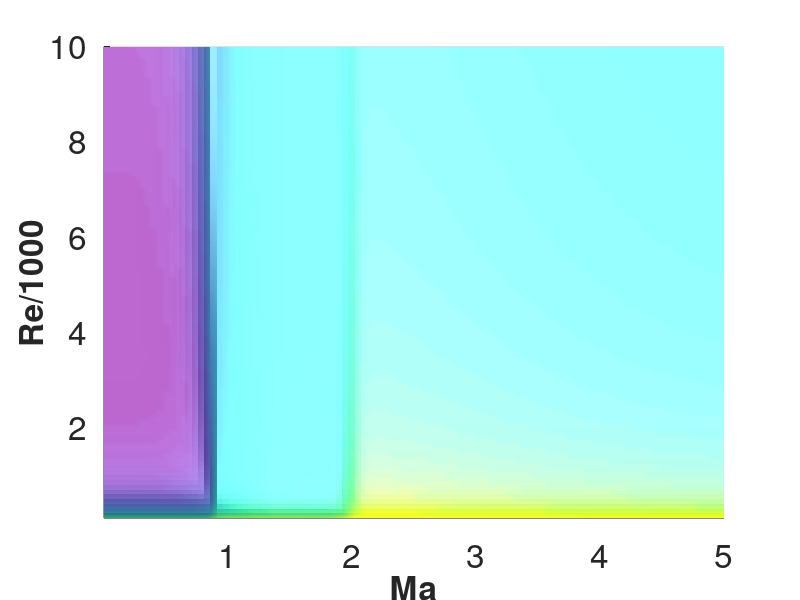

This figure's MATLAB source:
clear all; close all ; clc;

test_pts = 100;

func = 6;

if func == 1% Smooth harmonic function
    range = [0 1;0 1];
    f = @(y,x) sin(2*pi.*x).*cos(4*pi.*y)+2;
elseif func == 2% Shifted smooth harmonic function
    range = [0 1;0 1];
    f = @(y,x) sin(2*pi.*x+0.25).*cos(4*pi.*y+0.5)+2;
elseif func == 3% C1 function
    range = [0 1;0 1];
    f = @(x,y) abs(16*sqrt(0.4)/log(abs((sqrt(0.3)+sqrt(0.4))/...
        (sqrt(0.3)-sqrt(0.4))))/(2*sqrt(0.4))*log(abs((sqrt(x.^2+y.^2)...
        +sqrt(0.4))./(sqrt(x.^2+y.^2)-sqrt(0.4))))).^(sqrt(x.^2+y.^2)...
        <=sqrt(0.3))+abs(16*sqrt(0.2)/log(abs((sqrt(0.3)-sqrt(0.2))...
        /(sqrt(0.3)+sqrt(0.2))))/(2*sqrt(0.2))*log(abs((sqrt(x.^2+y.^2)...
        -sqrt(0.2))./(sqrt(x.^2+y.^2)+sqrt(0.2))))).^(sqrt(x.^2+y.^2)...
        >sqrt(0.3))-1;
elseif func == 4 % Leaving this open for the heaviside function
    func = 5;
    range = [100 10000; 0.1 3];
    f = @(rep,map) (24.0./rep+0.38+4.0./sqrt(rep))*(1.0+exp(-0.43./...
        (map.^4.67)));
elseif func == 5% Boiko's model
    range = [100 10000;0.1 3];
    f = @(rep,map) (24.0./rep+0.38+4.0./sqrt(rep))*(1.0+exp(-0.43./...
        (map.^4.67)));
elseif func == 6% Loth's model
    range = [100 10000; 0 5];
    kn = 10;
    Cm = @(Ma) (5/3+2/3*tanh(3*log(Ma+0.1)))*(Ma<=1.45) + ...
        (2.044+0.2*exp(-1.8*(log(Ma/2))^2))*(Ma>1.45);
    Gm = @(Ma) (1-1.525*Ma^4)*(Ma<0.89) + ...
        (0.0002+0.0008*tanh(12.77*(Ma-2.02)))*(Ma>=0.89);
    Hm = @(Ma) 1-0.258*Cm(Ma)/(1+514*Gm(Ma));
    fk = @(kn) (1+kn*(2.514+0.8*exp(-0.55/kn)))^-1;
    Ck = @(Re) 24/Re*(1+0.15*Re^0.687)*fk(kn);
    Cf = @(Re) (0.5+0.0169*sqrt(Re))^-1;
    f = @(Re,Ma) (24/Re*(1+0.15*Re^(0.687))*Hm(Ma) + ...
        0.42*Cm(Ma)/(1+42500*Gm(Ma)/(Re^1.16)))*(Re>45) +...
        (Ck(Re)/(1+Ma^4)+(Ma^4*Cf(Re))/(1+Ma^4))*(Re<=45);
elseif func == 7% Tong's model
    range = [100 500; 0.001 0.6];
    kn  = 10; Ma = 1;
    Cm  = @(Ma) (5/3+2/3*tanh(3*log(Ma+0.1)))*(Ma<=1.45) + ...
        (2.044+0.2*exp(-1.8*(log(Ma/2))^2))*(Ma>1.45);
    Gm  = @(Ma) (1-1.525*Ma^4)*(Ma<0.89) + ...
        (0.0002+0.0008*tanh(12.77*(Ma-2.02)))*(Ma>=0.89);
    Hm  = @(Ma) 1-0.258*Cm(Ma)/(1+514*Gm(Ma));
    fk  = @(kn) (1+kn*(2.514+0.8*exp(-0.55/kn)))^-1;
    Ck  = @(Re) 24/Re*(1+0.15*Re^0.687)*fk(kn);
    Cf  = @(Re) (0.5+0.0169*sqrt(Re))^-1;
    Cda = @(Re,Ma) (24/Re*(1+0.15*Re^(0.687))*Hm(Ma) + ...
        0.42*Cm(Ma)/(1+42500*Gm(Ma)/(Re^1.16)))*(Re>45) +...
        (Ck(Re)/(1+Ma^4)+(Ma^4*Cf(Re))/(1+Ma^4))*(Re<=45);
    
    f = @(Re,alpha) Cda(Re,Ma) + 0.5048*alpha*(1+34.8/Re^(0.5707))^4 +...
        0.9858*alpha*(1+34.8/Re^(0.5707));
end

exact = zeros(test_pts, test_pts);
for i = 1:test_pts
    for j = 1:test_pts
        R(i) = range(1,1) + (range(1,2)-range(1,1))*(i-1)/(test_pts-1);
        M(j) = range(2,1) + (range(2,2)-range(2,1))*(j-1)/(test_pts-1);
        exact(i,j) = f(R(i),M(j));
    end
end

figure(1)
grid on
hold on
surfl(M, R/1000, exact, 'light')
shading interp
hold off
xlabel('Ma'), ylabel('Re/1000'), zlabel('C_D')
set(gca, 'XTick', 1:5)
set(gca, 'YTick', 2:2:10)


set(gca, 'FontSize', 24);
set(findall(gcf,'type','text'),'fontSize',24,'fontWeight','bold')
axis([range(2,1) range(2,2) range(1,1)/1000 range(1,2)/1000 0 max(max(exact))])

% figure(2)
% contourf(M,R,exact, 'EdgeColor','none')
% 
% set(gca, 'FontSize', 24);
% set(findall(gcf,'type','text'),'fontSize',24,'fontWeight','bold')
% colorbar